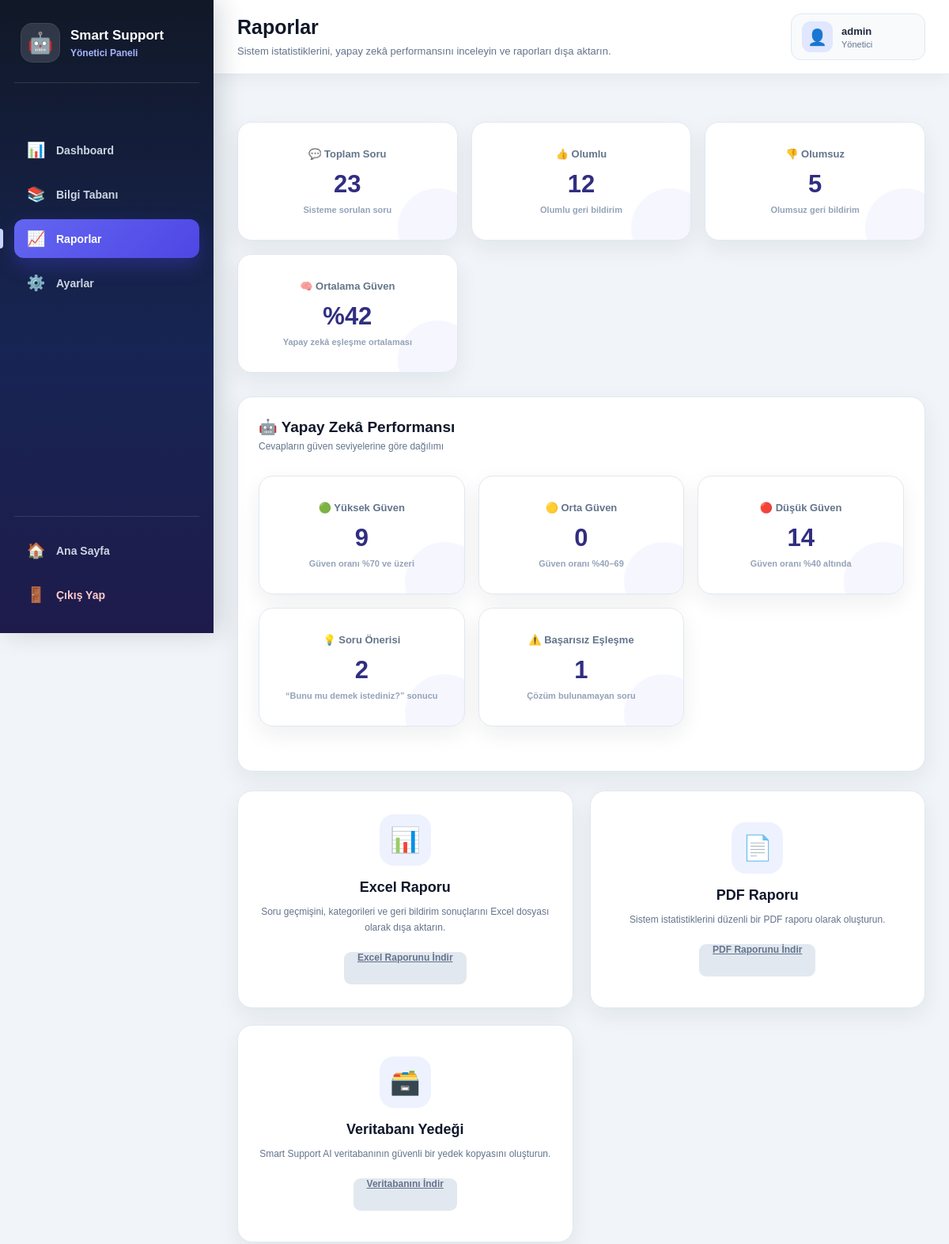
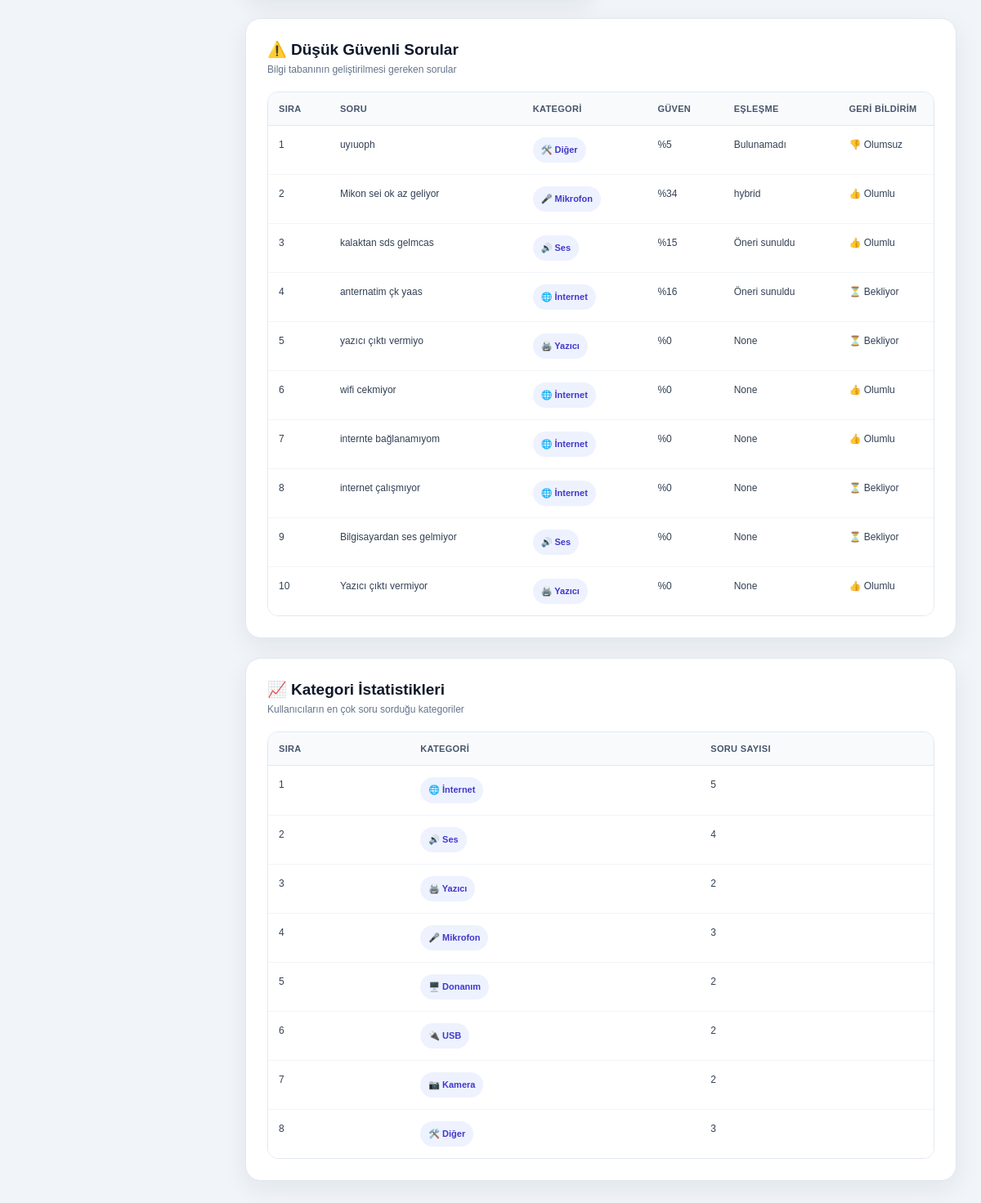
Screenshot of /admin/reports (signed in) with the database file from the repository (2 pictures, top to bottom).
### tables this page shows
CREATE TABLE chats (
                id TEXT PRIMARY KEY,
                question TEXT NOT NULL,
                answer TEXT NOT NULL,
                category TEXT NOT NULL,
                category_name TEXT NOT NULL,
                feedback TEXT,
                created_at TIMESTAMP DEFAULT CURRENT_TIMESTAMP
            , confidence_score INTEGER DEFAULT 0, confidence_level TEXT, matched_question TEXT, suggestion TEXT, match_type TEXT);

### backend/app.py (the view)
@app.route("/admin/reports")
@admin_login_required
def admin_reports():
    chat_history = prepare_chat_history(
        get_all_chats()
    )
    statistics = calculate_statistics(
        chat_history
    )
    settings = load_settings()
    return render_template(
        "admin/reports.html",
        active_page="reports",
        categories=CATEGORIES,
        statistics=statistics,
        admin_username=settings.get(
            "admin_username",
            "admin"
        )
    )

### backend/app.py (called while the page is built, shortened)
def admin_login_required(view_function):
    @wraps(view_function)
    def wrapped_view(*args, **kwargs):
        return view_function(
            *args,
            **kwargs
        )
    return wrapped_view

def convert_chat_to_dictionary(chat):
    if isinstance(chat, dict):
        return chat

def prepare_chat_history(chat_history):
    return [
        convert_chat_to_dictionary(chat)
        for chat in chat_history
    ]

### backend/database.py (called while the page is built)
def get_connection() -> sqlite3.Connection:
    connection = sqlite3.connect(
        DATABASE_FILE
    )
    connection.row_factory = sqlite3.Row
    return connection

def get_all_chats() -> list[dict[str, Any]]:
    with get_connection() as connection:
        rows = connection.execute(
            """
            SELECT
                id,
                question,
                answer,
                category,
                category_name,
                feedback,
                confidence_score,
                confidence_level,
                matched_question,
                suggestion,
                match_type,
                created_at
            FROM chats
            ORDER BY created_at ASC
            """
        ).fetchall()
    return [
        dict(row)
        for row in rows
    ]

### frontend/templates/admin/reports.html (shortened to what this page needs)
{% extends "admin/base.html" %}
{% block page_title %}
    Raporlar
{% endblock %}
{% block page_description %}
    Sistem istatistiklerini, yapay zekâ performansını
    inceleyin ve raporları dışa aktarın.
{% endblock %}
{% block content %}
    <section class="admin-dashboard">
        <article class="admin-dashboard-card">
            <h3>
                💬 Toplam Soru
            </h3>
            <strong>
                {{ statistics.total_questions }}
            </strong>
            <small>
                Sisteme sorulan soru
            </small>
        </article>
        <article class="admin-dashboard-card">
            <h3>
                👍 Olumlu
            </h3>
            <strong>
                {{ statistics.positive_feedback }}
            </strong>
            <small>
                Olumlu geri bildirim
            </small>
        </article>
        <article class="admin-dashboard-card">
            <h3>
                👎 Olumsuz
            </h3>
            <strong>
                {{ statistics.negative_feedback }}
            </strong>
            <small>
                Olumsuz geri bildirim
            </small>
        </article>
        <article class="admin-dashboard-card">
            <h3>
                🧠 Ortalama Güven
            </h3>
            <strong>
                %{{ statistics.average_confidence }}
            </strong>
            <small>
                Yapay zekâ eşleşme ortalaması
            </small>
        </article>
    </section>
    <section class="admin-content">
        <div class="admin-content-header">
            <div>
                <h2>
                    🤖 Yapay Zekâ Performansı
                </h2>
                <p>
                    Cevapların güven seviyelerine göre dağılımı
                </p>
            </div>
        </div>
        <section class="admin-dashboard">
            <article class="admin-dashboard-card">
                <h3>
                    🟢 Yüksek Güven
                </h3>
                <strong>
                    {{ statistics.high_confidence_count }}
                </strong>
                <small>
                    Güven oranı %70 ve üzeri
                </small>
            </article>
            <article class="admin-dashboard-card">
                <h3>
                    🟡 Orta Güven
                </h3>
                <strong>
                    {{ statistics.medium_confidence_count }}
                </strong>
                <small>
                    Güven oranı %40–69
                </small>
            </article>
            <article class="admin-dashboard-card">
                <h3>
                    🔴 Düşük Güven
                </h3>
                <strong>
                    {{ statistics.low_confidence_count }}
                </strong>
                <small>
                    Güven oranı %40 altında
                </small>
            </article>
            <article class="admin-dashboard-card">
                <h3>
                    💡 Soru Önerisi
                </h3>
                <strong>
                    {{ statistics.suggestion_count }}
                </strong>
                <small>
                    “Bunu mu demek istediniz?” sonucu
                </small>
            </article>
            <article class="admin-dashboard-card">
                <h3>
                    ⚠️ Başarısız Eşleşme
                </h3>
                <strong>
                    {{ statistics.failed_match_count }}
                </strong>
                <small>
                    Çözüm bulunamayan soru
                </small>
            </article>
        </section>
    </section>
    <section class="admin-report-grid">
        <article class="admin-report-card">
            <div class="admin-report-icon">
                📊
            </div>
            <h2>
                Excel Raporu
            </h2>
            <p>
                Soru geçmişini, kategorileri ve geri bildirim
                sonuçlarını Excel dosyası olarak dışa aktarın.
            </p>
            <a
                href="{{ url_for('download_excel_report') }}"
                class="admin-report-button"
            >
                Excel Raporunu İndir
            </a>
        </article>
        <article class="admin-report-card">
            <div class="admin-report-icon">
                📄
            </div>
            <h2>
                PDF Raporu
            </h2>
            <p>
                Sistem istatistiklerini düzenli bir PDF raporu
                olarak oluşturun.
            </p>
            <a
                href="{{ url_for('download_pdf_report') }}"
                class="admin-report-button"
            >
                PDF Raporunu İndir
            </a>
        </article>
        <article class="admin-report-card">
            <div class="admin-report-icon">
                🗃️
            </div>
            <h2>
                Veritabanı Yedeği
            </h2>
            <p>
                Smart Support AI veritabanının güvenli bir
                yedek kopyasını oluşturun.
            </p>
            <a
                href="{{ url_for('download_database_backup') }}"
                class="admin-report-button"
            >
                Veritabanını İndir
            </a>
        </article>
    </section>
    <section class="admin-content">
        <div class="admin-content-header">
            <div>
                <h2>
                    ⚠️ Düşük Güvenli Sorular
                </h2>
                <p>
                    Bilgi tabanının geliştirilmesi gereken sorular
                </p>
            </div>
        </div>
        <div class="admin-table-wrapper">
            <table class="admin-table">
                <thead>
                    <tr>
                        <th>Sıra</th>
                        <th>Soru</th>
                        <th>Kategori</th>
                        <th>Güven</th>
                        <th>Eşleşme</th>
                        <th>Geri Bildirim</th>
                    </tr>
                </thead>
                <tbody>
                    {% for chat in statistics.low_confidence_questions %}
                        <tr>
                            <td>
                                {{ loop.index }}
                            </td>
                            <td>
                                {{ chat.question }}
                            </td>
                            <td>
                                <span class="admin-category-badge">
                                    {{ chat.category_name }}
                                </span>
                            </td>
                            <td>
                                %{{ chat.confidence_score }}
                            </td>
                            <td>
                                {% if chat.match_type == "suggestion" %}
                                    Öneri sunuldu
                                {% elif chat.match_type == "not_found" %}
                                    Bulunamadı
                                {% elif chat.match_type == "empty" %}
                                    Boş soru
                                {% elif chat.match_type == "no_category_data" %}
                                    Kategori verisi yok
                                {% else %}
                                    {{ chat.match_type }}
                                {% endif %}
                            </td>
                            <td>
                                {% if chat.feedback == "positive" %}
                                    👍 Olumlu
                                {% elif chat.feedback == "negative" %}
                                    👎 Olumsuz
                                {% else %}
                                    ⏳ Bekliyor
                                {% endif %}
                            </td>
                        </tr>
                    {% else %}
                        <tr>
                            <td colspan="6">
                                Henüz düşük güvenli soru bulunmuyor.
                            </td>
                        </tr>
                    {% endfor %}
                </tbody>
            </table>
        </div>
    </section>
    <section class="admin-content">
        <div class="admin-content-header">
            <div>
                <h2>
                    📈 Kategori İstatistikleri
                </h2>
                <p>
                    Kullanıcıların en çok soru sorduğu kategoriler
                </p>
            </div>
        </div>
        <div class="admin-table-wrapper">
            <table class="admin-table">
                <thead>
                    <tr>
                        <th>Sıra</th>
                        <th>Kategori</th>
                        <th>Soru Sayısı</th>
                    </tr>
                </thead>
                <tbody>
                    {% for item in statistics.category_statistics %}
                        <tr>
                            <td>
                                {{ loop.index }}
                            </td>
                            <td>
                                <span class="admin-category-badge">
                                    {{ item.name }}
                                </span>
                            </td>
                            <td>
                                {{ item.count }}
                            </td>
                        </tr>
                    {% else %}
                        <tr>
                            <td colspan="3">
                                Henüz kategori istatistiği bulunmuyor.
                            </td>
                        </tr>
                    {% endfor %}
                </tbody>
            </table>
        </div>
    </section>
{% endblock %}

### frontend/templates/admin/base.html (shortened to what this page needs)
<!DOCTYPE html>
<html lang="tr">
<head>
    <link
        rel="stylesheet"
        href="{{ url_for('static', filename='style.css') }}"
    >
</head>
<body class="admin-layout-page">
    <div class="admin-layout">
        <aside
            class="admin-sidebar"
            id="admin-sidebar"
        >
            <div class="admin-sidebar-brand">
                <div class="admin-sidebar-logo">
                    🤖
                </div>
                <div>
                    <h2>
                        Smart Support
                    </h2>
                    <span>
                        Yönetici Paneli
                    </span>
                </div>
            </div>
            <nav class="admin-sidebar-menu">
                <a
                    href="{{ url_for('admin_panel') }}"
                    class="admin-sidebar-link
                    "
                >
                    <span class="admin-sidebar-icon">
                        📊
                    </span>
                    <span>
                        Dashboard
                    </span>
                </a>
                <a
                    href="{{ url_for('admin_knowledge') }}"
                    class="admin-sidebar-link
                    "
                >
                    <span class="admin-sidebar-icon">
                        📚
                    </span>
                    <span>
                        Bilgi Tabanı
                    </span>
                </a>
                <a
                    href="{{ url_for('admin_reports') }}"
                    class="admin-sidebar-link
                    {% if active_page == 'reports' %}
                        admin-sidebar-link-active
                    {% endif %}"
                >
                    <span class="admin-sidebar-icon">
                        📈
                    </span>
                    <span>
                        Raporlar
                    </span>
                </a>
                <a
                    href="{{ url_for('admin_settings') }}"
                    class="admin-sidebar-link
                    "
                >
                    <span class="admin-sidebar-icon">
                        ⚙️
                    </span>
                    <span>
                        Ayarlar
                    </span>
                </a>
            </nav>
            <div class="admin-sidebar-bottom">
                <a
                    href="{{ url_for('home') }}"
                    class="admin-sidebar-link"
                >
                    <span class="admin-sidebar-icon">
                        🏠
                    </span>
                    <span>
                        Ana Sayfa
                    </span>
                </a>
                <a
                    href="{{ url_for('admin_logout') }}"
                    class="admin-sidebar-link admin-sidebar-logout"
                >
                    <span class="admin-sidebar-icon">
                        🚪
                    </span>
                    <span>
                        Çıkış Yap
                    </span>
                </a>
            </div>
        </aside>
        <section class="admin-main-area">
            <header class="admin-topbar">
                <div class="admin-topbar-title">
                    <h1>
                        {% block page_title %}{% endblock %}
                    </h1>
                    <p>
                        {% block page_description %}{% endblock %}
                    </p>
                </div>
                <div class="admin-topbar-user">
                    <div class="admin-topbar-avatar">
                        👤
                    </div>
                    <div>
                        <strong>
                            {{ admin_username }}
                        </strong>
                        <span>
                            Yönetici
                        </span>
                    </div>
                </div>
            </header>
            <main class="admin-page-content">
                {% block content %}
                {% endblock %}
            </main>
        </section>
    </div>
</body>
</html>

### rows the page displays
chats: question "uyıuoph", category_name "🛠️ Diğer", confidence_score "5", match_type "Bulunamadı", feedback "👎 Olumsuz"
chats: question "Mikon sei ok az geliyor", category_name "🎤 Mikrofon", confidence_score "34", match_type "hybrid", feedback "👍 Olumlu"
chats: question "kalaktan sds gelmcas", category_name "🔊 Ses", confidence_score "15", match_type "Öneri sunuldu", feedback "👍 Olumlu"
chats: question "anternatim çk yaas", category_name "🌐 İnternet", confidence_score "16", match_type "Öneri sunuldu", shows "⏳ Bekliyor"
chats: question "yazıcı çıktı vermiyo", category_name "🖨️ Yazıcı", confidence_score "0", match_type "None", shows "⏳ Bekliyor"
chats: question "wifi cekmiyor", category_name "🌐 İnternet", confidence_score "0", match_type "None", feedback "👍 Olumlu"
chats: question "internte bağlanamıyom", category_name "🌐 İnternet", confidence_score "0", match_type "None", feedback "👍 Olumlu"
chats: question "internet çalışmıyor", category_name "🌐 İnternet", confidence_score "0", match_type "None", shows "⏳ Bekliyor"
chats: question "Bilgisayardan ses gelmiyor", category_name "🔊 Ses", confidence_score "0", match_type "None", shows "⏳ Bekliyor"
chats: question "Yazıcı çıktı vermiyor", category_name "🖨️ Yazıcı", confidence_score "0", match_type "None", feedback "👍 Olumlu"

### other values shown
{{ admin_username }} "admin"
{{ statistics.total_questions }} "23"
{{ statistics.positive_feedback }} "12"
{{ statistics.negative_feedback }} "5"
{{ statistics.average_confidence }} "42"
{{ statistics.high_confidence_count }} "9"
{{ statistics.medium_confidence_count }} "0"
{{ statistics.low_confidence_count }} "14"
{{ statistics.suggestion_count }} "2"
{{ statistics.failed_match_count }} "1"
{{ item.name }} "🌐 İnternet" "🔊 Ses" "🖨️ Yazıcı" "🎤 Mikrofon" "🖥️ Donanım" "🔌 USB" "📷 Kamera" "🛠️ Diğer"
{{ item.count }} "5" "4" "2" "3" "2" "2" "2" "3"
